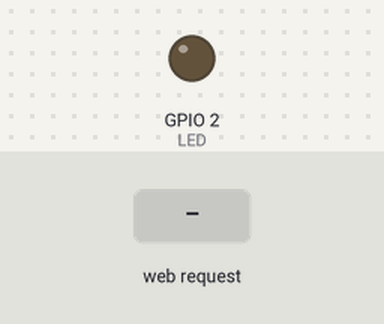
The sketch below on a simulated ESP8266 (NodeMCU). On the bench: output pins drawn as LEDs (lit = HIGH). Inputs (shaded band) come from the test bench. WiFi joins after 1.5 s; servers stay silent unless stated; what the sketch prints to the serial monitor is not drawn.

Above: at 2.7 s.
2.8 s: HTTP request GET /LED=ON received
At 4.0 s:
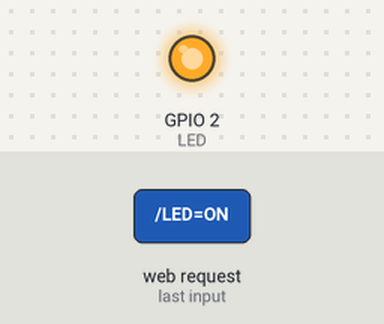
4.3 s: HTTP request GET /LED=OFF received
At 5.4 s:
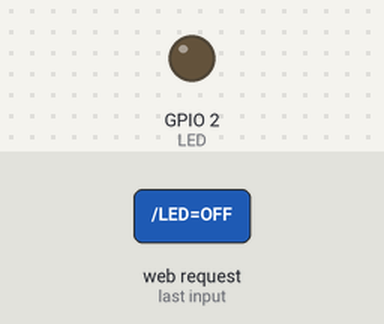
Timing chart, 0 to 7.3 s (numbered marks = the images above; inputs shaded):
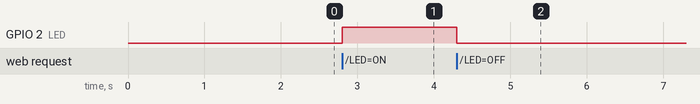

Measured:
- after the input at 2.8 s, GPIO 2 (LED): LOW → HIGH at once
- after the input at 4.3 s, GPIO 2 (LED): HIGH → LOW at once

The sketch:

laba1.ino
```cpp
#include <ESP8266WiFi.h>

// const char* ssid = "HONOR 50";
// const char* password = "Ae97980525";
const char* ssid = "RT-GPON-004B";
const char* password = "nXJGH4V5";
int LED = 2;   // Светодиод подключен к GPIO2 (D4).

WiFiServer server(80); // Создание сервера на порту 80 для обработки запросов.

void setup()
{
  Serial.begin(115200); // Инициализация последовательной связи с скоростью 115200 бит/с.
  pinMode(LED, OUTPUT); // Установка пина светодиода на вывод.
  digitalWrite(LED, LOW); // Изначально выключаем светодиод.
  Serial.print("Connecting to the Newtork");
  WiFi.begin(ssid, password); // Подключение к Wi-Fi сети.
  while (WiFi.status() != WL_CONNECTED) // Ждем, пока ESP8266 не подключится к сети.
  {
    delay(500);
    Serial.print(".");
  }
  Serial.println("WiFi connected");
  server.begin();  // Запуск HTTP сервера.
  Serial.println("Server started");
  Serial.print("IP Address of network: "); // will IP address on Serial Monitor
  Serial.println(WiFi.localIP());
  Serial.print("Copy and paste the following URL: https://"); // Will print IP address in URL format
  Serial.print(WiFi.localIP());
  Serial.println("/");
}

void loop()
{
  WiFiClient client = server.available(); // Проверка наличия клиентского подключения.
  if (!client) // Если клиент не подключен, выходим из функции loop.
  {
    return;
  }
  Serial.println("Waiting for new client");
  while(!client.available()) // Пока нет доступных данных от клиента, ждем.
  {
    delay(1);
  }

  String request = client.readStringUntil('\r'); // Чтение запроса от клиента до символа возврата каретки.
  Serial.println(request); // Вывод полученного запроса.
  client.flush(); // Очистка буфера клиента.

  int value = LOW;

  if(request.indexOf("/LED=ON") != -1)
  {
    digitalWrite(LED, HIGH); // Turn LED ON
    value = HIGH;
  }

  if(request.indexOf("/LED=OFF") != -1)
  {
    digitalWrite(LED, LOW); // Turn LED OFF
    value = LOW;
  }


//*------------------HTML Page Code---------------------*//

  client.println("HTTP/1.1 200 OK"); //
  client.println("Content-Type: text/html");
  client.println("");
  client.println("<!DOCTYPE HTML>");
  client.println("<html>");
  client.print(" CONTROL LED: ");
  if(value == HIGH)
  {
    client.print("ON");
  }
  else
  {
    client.print("OFF");
  }
  client.println("<br><br>");
  client.println("<a href=\"/LED=ON\"\"><button>ON</button></a>");
  client.println("<a href=\"/LED=OFF\"\"><button>OFF</button></a><br />");
  client.println("</html>");
  delay(1);
  Serial.println("Client disonnected");
  Serial.println("");
}
```
